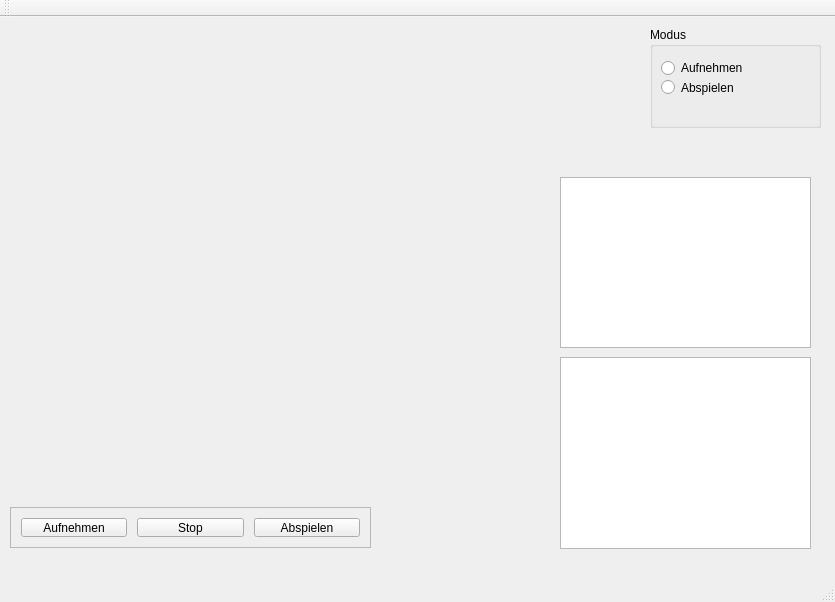
<?xml version="1.0" encoding="UTF-8"?>
<ui version="4.0">
 <class>MainWindow</class>
 <widget class="QMainWindow" name="MainWindow">
  <property name="geometry">
   <rect>
    <x>0</x>
    <y>0</y>
    <width>835</width>
    <height>602</height>
   </rect>
  </property>
  <property name="windowTitle">
   <string>octopus video-capture tool v0.1</string>
  </property>
  <widget class="QWidget" name="centralWidget">
   <widget class="QFrame" name="frame">
    <property name="geometry">
     <rect>
      <x>10</x>
      <y>490</y>
      <width>361</width>
      <height>41</height>
     </rect>
    </property>
    <property name="frameShape">
     <enum>QFrame::StyledPanel</enum>
    </property>
    <property name="frameShadow">
     <enum>QFrame::Raised</enum>
    </property>
    <widget class="QWidget" name="gridLayoutWidget">
     <property name="geometry">
      <rect>
       <x>0</x>
       <y>0</y>
       <width>361</width>
       <height>41</height>
      </rect>
     </property>
     <layout class="QGridLayout" name="gridLayout">
      <property name="horizontalSpacing">
       <number>10</number>
      </property>
      <property name="verticalSpacing">
       <number>20</number>
      </property>
      <item row="0" column="1">
       <widget class="QPushButton" name="pushButton_2">
        <property name="text">
         <string>Stop</string>
        </property>
       </widget>
      </item>
      <item row="0" column="0">
       <widget class="QPushButton" name="recordButton">
        <property name="text">
         <string>Aufnehmen</string>
        </property>
       </widget>
      </item>
      <item row="0" column="2">
       <widget class="QPushButton" name="pushButton_3">
        <property name="text">
         <string>Abspielen</string>
        </property>
       </widget>
      </item>
     </layout>
    </widget>
   </widget>
   <widget class="QGroupBox" name="groupBox">
    <property name="geometry">
     <rect>
      <x>650</x>
      <y>10</y>
      <width>171</width>
      <height>101</height>
     </rect>
    </property>
    <property name="title">
     <string>Modus</string>
    </property>
    <property name="flat">
     <bool>false</bool>
    </property>
    <widget class="QWidget" name="verticalLayoutWidget">
     <property name="geometry">
      <rect>
       <x>0</x>
       <y>20</y>
       <width>151</width>
       <height>61</height>
      </rect>
     </property>
     <layout class="QVBoxLayout" name="verticalLayout">
      <property name="spacing">
       <number>0</number>
      </property>
      <item>
       <widget class="QRadioButton" name="radioButton">
        <property name="text">
         <string>Aufnehmen</string>
        </property>
       </widget>
      </item>
      <item>
       <widget class="QRadioButton" name="radioButton_2">
        <property name="text">
         <string>Abspielen</string>
        </property>
       </widget>
      </item>
     </layout>
    </widget>
   </widget>
   <widget class="QListView" name="listView">
    <property name="geometry">
     <rect>
      <x>560</x>
      <y>340</y>
      <width>251</width>
      <height>192</height>
     </rect>
    </property>
   </widget>
   <widget class="QTextEdit" name="debugTextEdit">
    <property name="geometry">
     <rect>
      <x>560</x>
      <y>160</y>
      <width>251</width>
      <height>171</height>
     </rect>
    </property>
   </widget>
  </widget>
  <widget class="QToolBar" name="mainToolBar">
   <attribute name="toolBarArea">
    <enum>TopToolBarArea</enum>
   </attribute>
   <attribute name="toolBarBreak">
    <bool>false</bool>
   </attribute>
  </widget>
  <widget class="QStatusBar" name="statusBar">
   <property name="enabled">
    <bool>false</bool>
   </property>
  </widget>
  <widget class="QMenuBar" name="menuBar">
   <property name="geometry">
    <rect>
     <x>0</x>
     <y>0</y>
     <width>835</width>
     <height>25</height>
    </rect>
   </property>
  </widget>
 </widget>
 <layoutdefault spacing="6" margin="11"/>
 <resources/>
 <connections/>
 <slots>
  <slot>changeRecordButtonName()</slot>
 </slots>
</ui>
